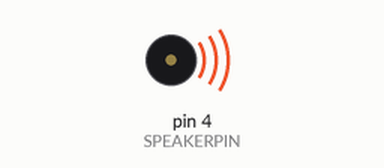
Recording of a sketch running on a simulated Arduino Uno, built with avr-gcc and run on an emulated ATmega328P. On the bench: buzzer (waves = sounding).

Above: at 0.2 s.
Timing chart, 0 to 3.0 s (numbered marks = the images above):
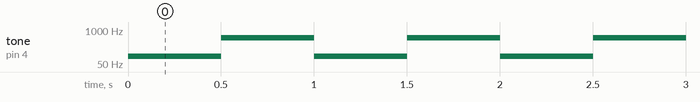

The sketch:

piezotest.ino
```cpp
#define SPEAKERPIN 4
/*int numTones = 10;
int tones[] = {261, 277, 294, 311, 330, 349, 370, 392, 415, 440};
//            mid C  C#   D    D#   E    F    F#   G    G#   */

int numTones = 2;
int tones[] = {100, 500};

void setup() {
  // put your setup code here, to run once:

}

void loop() {
  // put your main code here, to run repeatedly:
  for (int i = 0; i < numTones; i++) {
    tone(SPEAKERPIN, tones[i]);
    delay(500);
  }
  noTone(SPEAKERPIN);

}
```

Measured:
- by itself, tone on pin 4 (SPEAKERPIN): alternates 500 Hz for 0.50 s and 100 Hz for 0.50 s
